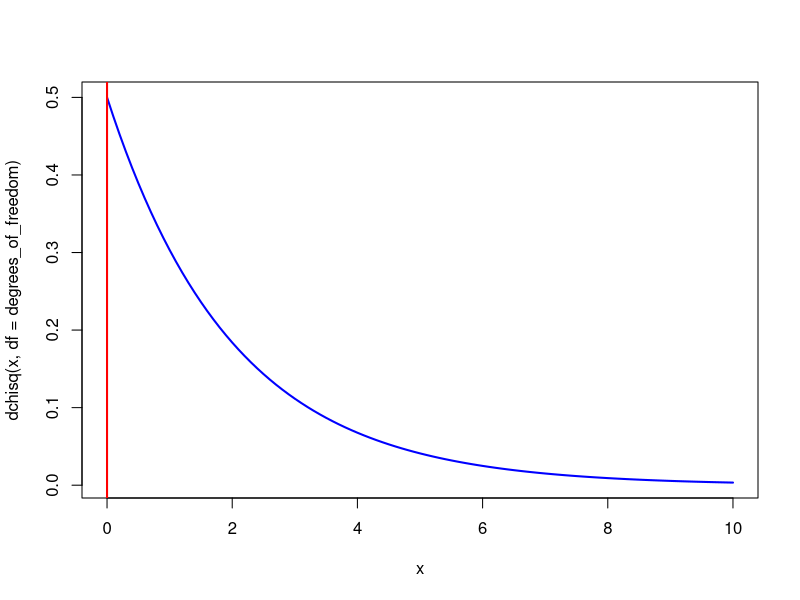
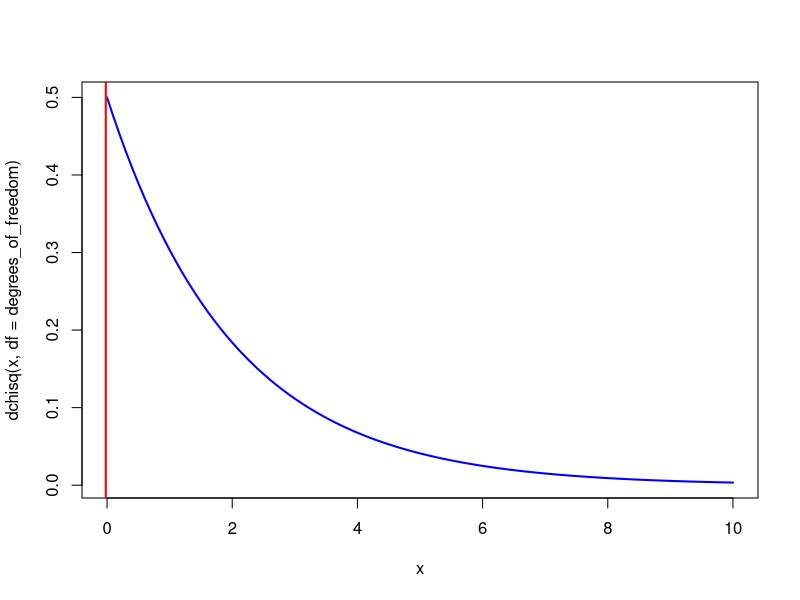

These charts were generated, in order, by the following R code:
# LRT comparing M0 (null model) and M1a (nearly neutral)

lnL_M0 <- -59147.35
lnL_M1 <- -58784.98

LR <- -2* (lnL_M0 - lnL_M1)

degrees_of_freedom <- 93

p_value <- pchisq(LR, df = degrees_of_freedom, lower.tail = FALSE)

cat("Likelihood Ratio:", LR, "\n")
cat("P-value:", p_value, "\n")

# LRT comparing M1a (nearly neutral) and M2a (positive selection)

lnL_M1a <- -58502.65
lnL_M2a <- -58502.65

LR <- -2* (lnL_M1a - lnL_M2a)

degrees_of_freedom <- 2

p_value <- pchisq(LR, df = degrees_of_freedom, lower.tail = FALSE)

cat("Likelihood Ratio:", LR, "\n")
cat("P-value:", p_value, "\n")

curve(dchisq(x, df = degrees_of_freedom), from = 0, to = 10, col = "blue", lwd = 2)
abline(v = LR, col = "red", lwd = 2)  # Add vertical line for LR value

# comparing M7 (neutral/purifying) vs M8 (positive)

lnL_M7 <- -57030.17
lnL_M8 <- -57030.18

LR <- -2* (lnL_M7 - lnL_M8)

degrees_of_freedom <- 2

p_value <- pchisq(LR, df = degrees_of_freedom, lower.tail = FALSE)

cat("Likelihood Ratio:", LR, "\n")
cat("P-value:", p_value, "\n")

curve(dchisq(x, df = degrees_of_freedom), from = 0, to = 10, col = "blue", lwd = 2)
abline(v = LR, col = "red", lwd = 2)  # Add vertical line for LR value
